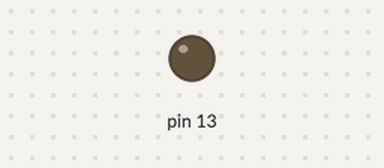
A sketch run on a simulated Arduino Uno, built with avr-gcc and run on an emulated ATmega328P. Parts: output pins drawn as LEDs (lit = HIGH).

Above: at 0.6 s.
At 2.75 s:
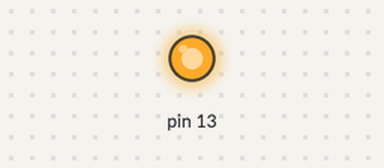
Timing chart, 0 to 3.0 s (numbered marks = the images above):
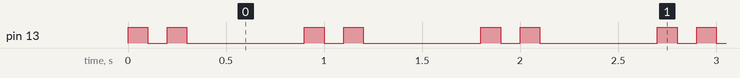

The sketch:

1.2_heartbeat.ino
```cpp
/*
blink on up (max) and down (min) apmlitude of the heartbeat
*/

void setup()
{
  pinMode(13, OUTPUT);
}

void loop()
{
  digitalWrite(13, HIGH);
  delay(100);
  digitalWrite(13, LOW);
  delay(100);

  digitalWrite(13, HIGH);
  delay(100);
  digitalWrite(13, LOW);
  delay(100);

  delay(500);
}
```

Measured:
- by itself, pin 13: repeats every 0.90 s: LOW 0.10 s, HIGH 0.10 s, LOW 0.60 s, HIGH 0.10 s
- by itself, everything shown: repeats every 0.90 s, in 4 steps
